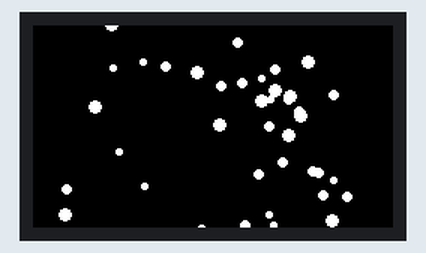
This program was run on a simulated Raspberry Pi Pico running MicroPython. On the bench: 240×135 colour display. Random numbers come from a fixed seed.

Above: at 0.1 s.
At 0.59 s:
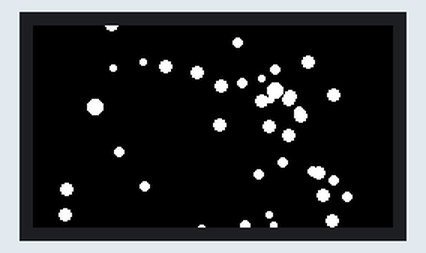

The program:

Baubles_V1.py
```python
#V1.0 is a simple tree shape with twinkling lights

import time
import random
from picographics import PicoGraphics, DISPLAY_PICO_DISPLAY, PEN_P8

display = PicoGraphics(display=DISPLAY_PICO_DISPLAY, pen_type=PEN_P8)
display.set_backlight(1.0)

WIDTH, HEIGHT = display.get_bounds()

# background colour
BG = display.create_pen(0,0,0) # black
white = display.create_pen(255, 255, 255) # white

# the tree is split into 4 layers which decrese
# in width with each layer
#
# dx sets the width descrease per layer
# dy sets the height of each layer and therefore the whole tree
dx = 15
dy = 50

# min and max size of the "baubles"
minr = 2
maxr = 4

# number of baubles per layer
bpl = 15

# created a class of bauble to help create shapes later
# x is position on x axis
# y is postion on y axis
# r is radius of shape
# dr is change in radius to show twinkling
class Bauble:
    def __init__(self, x, y, r, dr):
        self.x = x
        self.y = y
        self.r = r
        self.dr = dr

baubles = []

# bottom layer of tree creates a number of baubles with random attributes
# each layer's random position attributes are restrained by decreasing x axis
# limits
for i in range(0, bpl):
    r = random.randint(0, 10) + 3
    baubles.append(
        Bauble(
            random.randint(dx, WIDTH - dx - r),
            random.randint(HEIGHT - dy, HEIGHT),
            random.randint(minr,maxr),
            random.randint(-1,1)
        ))

# second layer
for i in range(bpl, bpl*2):
    r = random.randint(0, 10) + 3
    baubles.append(
        Bauble(
            random.randint((2*dx), WIDTH - (2*dx)),
            random.randint(HEIGHT - (2*dy), HEIGHT - dy),
            random.randint(minr,maxr),
            random.randint(-1,1),
        ))

# third layer
for i in range(bpl*2, bpl*3):
    r = random.randint(0, 10) + 3
    baubles.append(
        Bauble(
            random.randint((3*dx), WIDTH - (3*dx)),
            random.randint(HEIGHT - (3*dy), HEIGHT - (2*dy)),
            random.randint(minr,maxr),
            random.randint(-1,1),
        ))

# fourth layer
for i in range(bpl*3, bpl*4):
    r = random.randint(0, 10) + 3
    baubles.append(
        Bauble(
            random.randint((4*dx), WIDTH - (4*dx)),
            random.randint(HEIGHT - (4*dy), HEIGHT - (3*dy)),
            random.randint(minr,maxr),
            random.randint(-1,1),
        ))

# main program
while True:
    display.set_pen(BG)
    display.clear()

    # iterate through list of baubles and draw them
    for bauble in baubles:

        display.set_pen(white)
        display.circle(int(bauble.x), int(bauble.y), int(bauble.r))

    # push to display
    display.update()
    time.sleep(0.15)

    # iterate through each bauble and change radius to show twinkling
    for bauble in baubles:

        twinkle = bauble.r + bauble.dr
        display.set_pen(white)
        display.circle(int(bauble.x), int(bauble.y), int(twinkle))

    display.update()
    time.sleep(0.15)
```
